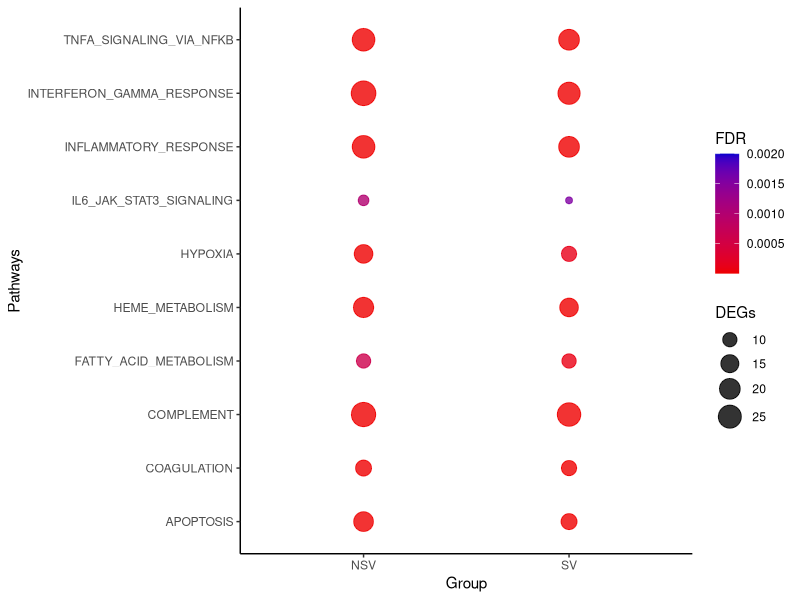

Write the R code that produced this figure.
#!/usr/bin/env Rscript
# from:
# https://www.biostars.org/p/359307/#405010

library(Cairo)
library(ggplot2)

data <- read.csv("S1.csv", sep =";", header = TRUE, stringsAsFactors = FALSE)

CairoPNG("leite.png", 800, 800)
gg <- ggplot(data, aes(x= Group, y=Pathways, size=DEGs, color=FDR, group=Group)) +
    geom_point(alpha = 0.8) + 
    theme_classic() +
    scale_color_gradient(low = "red2",  high = "mediumblue", space = "Lab", limit = c(0.000000000000000007, 0.002)) +
    scale_size(range = c(2, 8))
show(gg)
dev.off()
